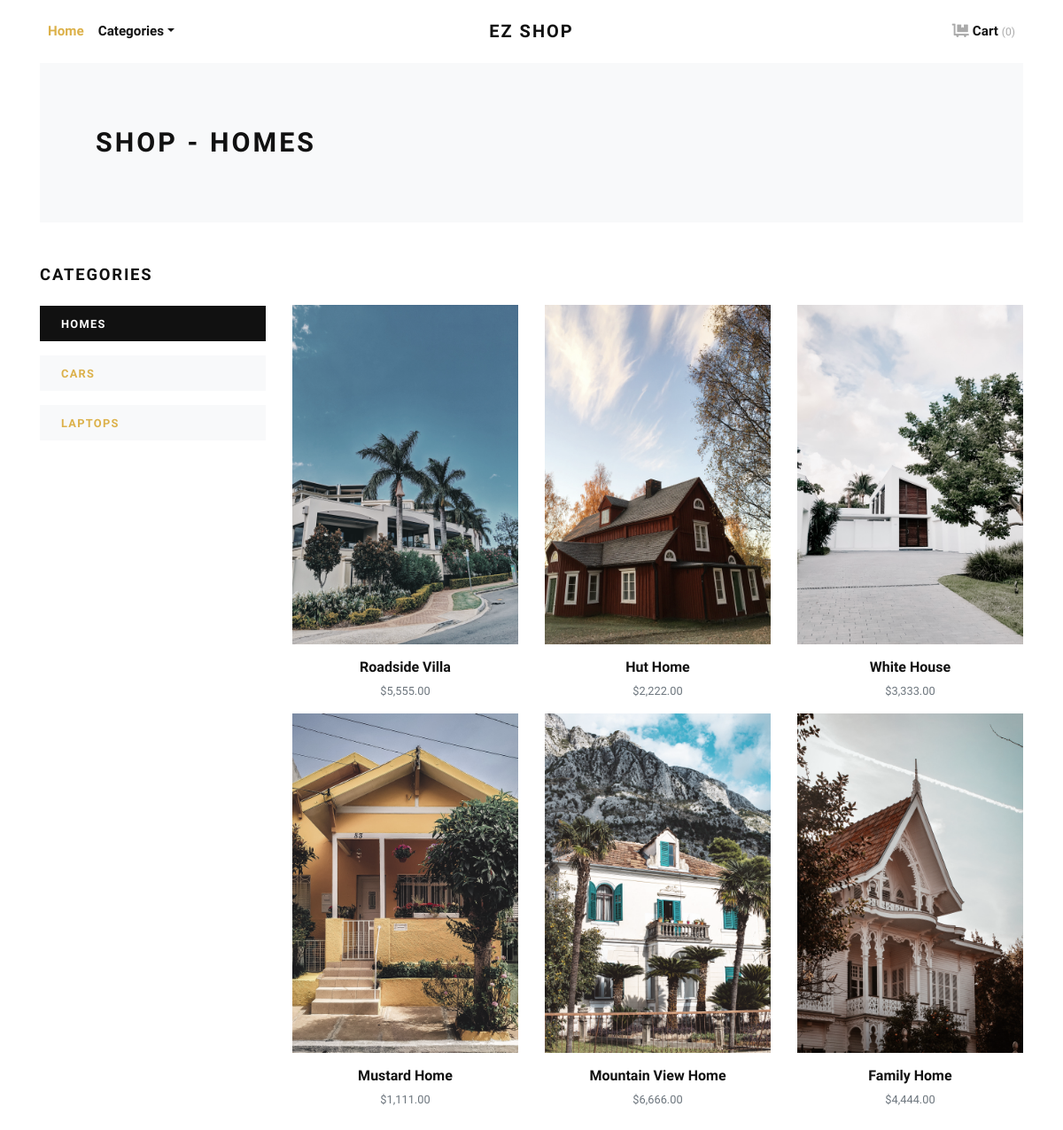
Screenshot of /homes/ with the database file from the repository.
### estore/models.py (models this page shows, shortened)
class Category(models.Model):
    title = models.CharField(max_length=50, verbose_name="Category Title")
    url_slug = models.SlugField(max_length=55, verbose_name="Category URL Slug")
    category_image = models.ImageField(upload_to='category', blank=True, null=True, verbose_name="Category Image")
    created_at = models.DateTimeField(auto_now_add=True, verbose_name="Created Date")
    class Meta:
        verbose_name_plural = 'Categories'
        ordering = ('-created_at', )

class Product(models.Model):
    title = models.CharField(max_length=150, verbose_name="Product Title")
    product_image = models.ImageField(upload_to='product', blank=True, null=True, verbose_name="Product Image")
    price = models.DecimalField(max_digits=8, decimal_places=2)
    category = models.ForeignKey(Category, verbose_name="Product Categoy", on_delete=models.CASCADE)
    created_at = models.DateTimeField(auto_now_add=True, verbose_name="Created Date")
    class Meta:
        verbose_name_plural = 'Products'
        ordering = ('-created_at', )

### estore/views.py (the view)
# urls.py: path('<slug:url_slug>/', views.category_products, name="category-products")
def category_products(request, url_slug):
    category = get_object_or_404(Category, url_slug=url_slug)
    products = Product.objects.filter(category=category)
    categories = Category.objects.all()
    context = {
        'category': category,
        'products': products,
        'categories': categories,
    }
    return render(request, 'estore/category_products.html', context)

### estore/context_helper.py (called while the page is built)
def store_menu(request):
    categories = Category.objects.filter()
    context = {
        'categories_menu': categories,
    }
    return context

def cart_menu(request):
    cart_items = Cart.objects.all()
    context = { 'cart_items': cart_items }
    return context

### estore/templates/estore/category_products.html (shortened to what this page needs)
{% extends 'estore/base.html' %}
{% load static %}
{% load humanize %}
{% block content %}
<div class="container">
  <section class="py-5 bg-light">
    <div class="container">
      <div class="row px-4 px-lg-5 py-lg-4 align-items-center">
        <div class="col-lg-6">
          <h1 class="h2 text-uppercase mb-0">Shop - {{category.title}}</h1>
        </div>
      </div>
    </div>
  </section>
  <section class="py-5">
    <div class="container p-0">
      <div class="row">
        <div class="col-lg-3 order-2 order-lg-1">
          <h5 class="text-uppercase mb-4">Categories</h5>
          {% if categories %}
          {% for cat in categories %}
          <a href="{% url 'estore:category-products' cat.url_slug %}">
            <div class="py-2 px-4 {% if category == cat %}bg-dark text-white {% else %}bg-light{% endif %} mb-3">
              <strong class="small text-uppercase font-weight-bold">{{cat.title}}</strong>
            </div>
          </a>
          {% endfor %}
          {% endif %}
        </div>
        <div class="col-lg-9 order-1 order-lg-2 mb-5 mb-lg-0">
          <div class="row" style="margin-top: 45px;">
            {% if products %}
            {% for product in products %}
            <div class="col-lg-4 col-sm-6">
              <div class="product text-center">
                <div class="mb-3 position-relative">
                  <img class="img-fluid w-100" src="{{product.product_image.url}}" alt="{{product.title}}">
                </div>
                <h6>{{product.title}}</h6>
                <p class="small text-muted">${{product.price|intcomma}}</p>
              </div>
            </div>
            {% endfor %}
            {% endif %}
          </div>
        </div>
      </div>
    </div>
  </section>
</div>
{% endblock content %}

### static/css/style.default.css (style rules this page uses)
strong { font-weight: 700; }
.product img { -webkit-filter: grayscale(40%); filter: grayscale(40%); transition: all 0.3s; }
.text-uppercase { text-transform: uppercase; letter-spacing: 0.1em; }
body { font-family: "Libre Franklin", sans-serif; font-size: 1rem; font-weight: 400; line-height: 1.5; color: #111111; background-color: #fff; }
a { color: #dcb14a; text-decoration: none; }
h1, h2, h3, h4, h5, h6, .h1, .h2, .h3, .h4, .h5, .h6 { margin-bottom: 0.5rem; font-family: inherit; font-weight: 900; line-height: 1.2; color: inherit; }
h1, .h1 { font-size: 2.2rem; }
h2, .h2 { font-size: 1.9rem; }
h5, .h5 { font-size: 1.15rem; }
h6, .h6 { font-size: 1rem; }
small, .small { font-size: 80%; font-weight: 400; }
.bg-light { background-color: #f8f9fa !important; }
.bg-dark { background-color: #111111 !important; }

### rows the page displays
Category: title "HOMES"
Category: title "CARS"
Category: title "LAPTOPS"
Product: product_image (picture), title "Roadside Villa", price "5,555.00"
Product: product_image (picture), title "Hut Home", price "2,222.00"
Product: product_image (picture), title "White House", price "3,333.00"
Product: product_image (picture), title "Mustard Home", price "1,111.00"
Product: product_image (picture), title "Mountain View Home", price "6,666.00"
Product: product_image (picture), title "Family Home", price "4,444.00"

### other values shown
{{ cart_items.count }} "0"
